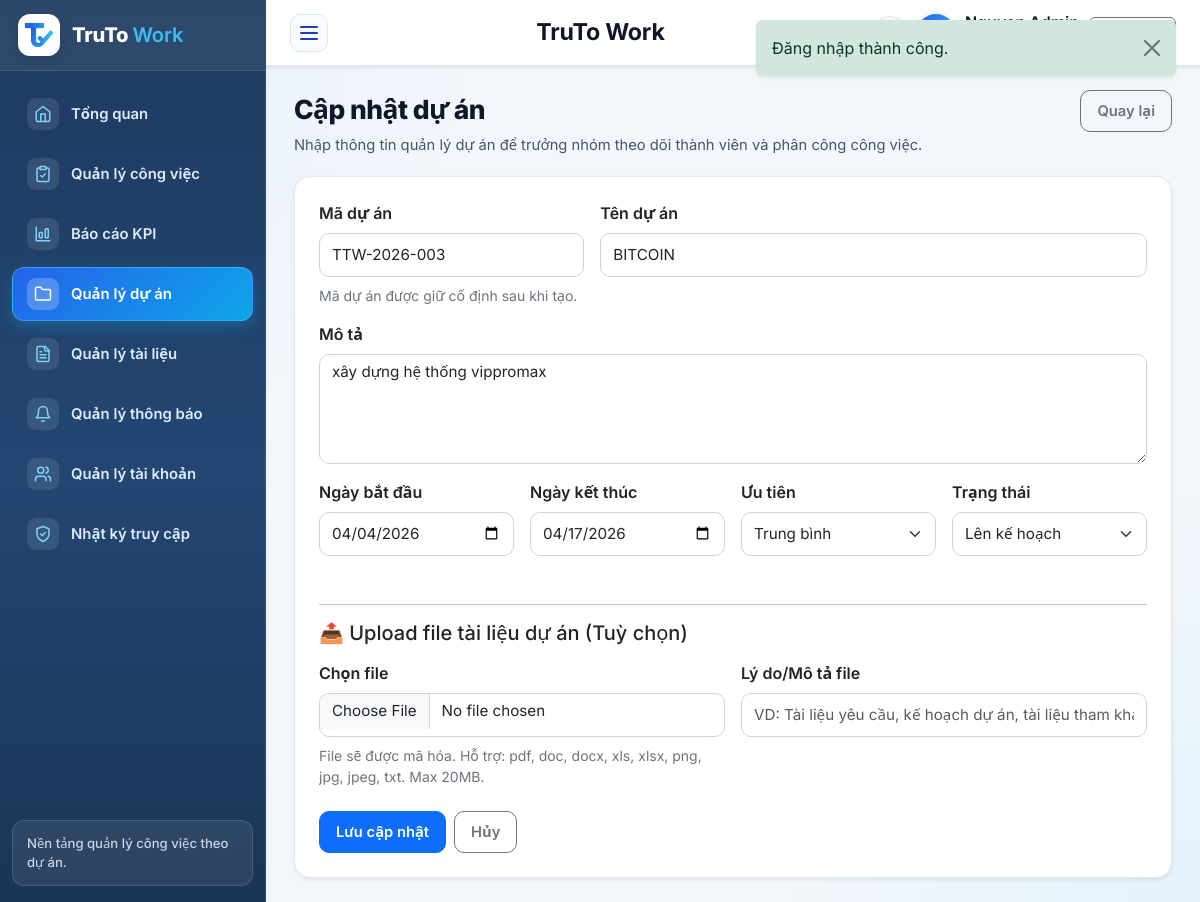
Before: /index.php?route=du_an/edit&id=3 (signed in) with the older database file.
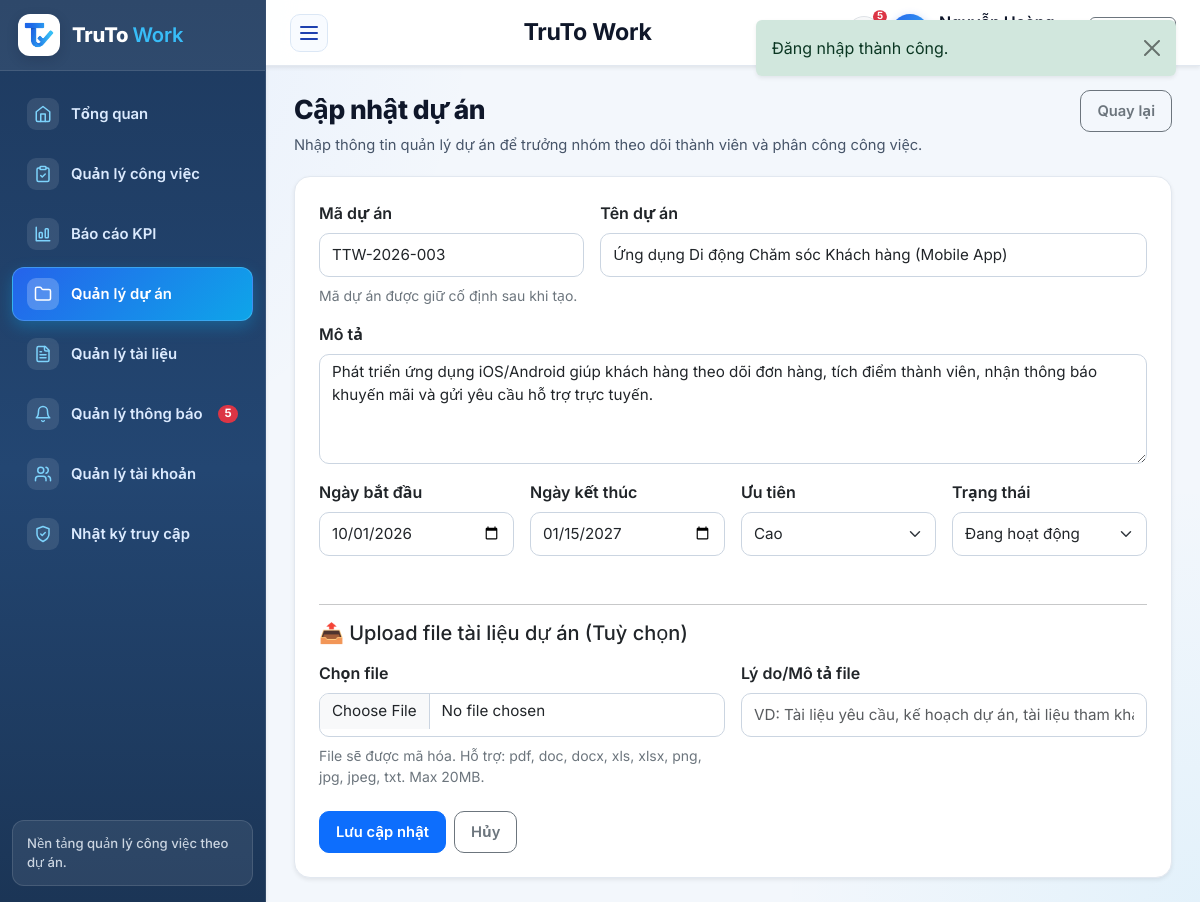
After: the same page with the newer database file.
### tables this page shows
CREATE TABLE `du_an` (
  `id` int(11) NOT NULL AUTO_INCREMENT,
  `code` varchar(50) NOT NULL,
  `name` varchar(150) NOT NULL,
  `description` text DEFAULT NULL,
  `start_date` date DEFAULT NULL,
  `end_date` date DEFAULT NULL,
  `priority` enum('low','medium','high') NOT NULL DEFAULT 'medium',
  `status` enum('planning','active','completed') NOT NULL DEFAULT 'active',
  `created_by` int(11) NOT NULL,
  `created_at` datetime NOT NULL,
  PRIMARY KEY (`id`),
  UNIQUE KEY `code` (`code`),
  KEY `fk_du_an_created_by` (`created_by`),
  CONSTRAINT `fk_du_an_created_by` FOREIGN KEY (`created_by`) REFERENCES `tai_khoan` (`id`)
);

### app/core/BaseController.php (called while the page is built, shortened)
<?php
abstract class BaseController
{
    protected function render(string $view, array $data = [], string $title = APP_NAME): void
    {
        extract($data);
        $viewFile = VIEW_PATH . '/' . $view . '.php';
        require $viewFile;
        $content = ob_get_clean();
        require VIEW_PATH . '/layouts/main.php';
    }
}

### app/controllers/ProjectController.php (called while the page is built, shortened)
<?php
class ProjectController extends BaseController
{
    public function edit(int $id): void
    {
        $model = new Project();
        $project = $model->find($id);
        $this->render('du_an/form', [
            'project' => $project,
            'generatedCode' => $project['code'] ?? '',
            'validationError' => null,
        ], 'Cập nhật dự án');
    }
}

### index.php (called while the page is built, shortened)
<?php
require __DIR__ . '/public/index.php';

### app/bootstrap.php (called while the page is built, shortened)
<?php
spl_autoload_register(function (string $class): void {
    $prefix = 'App\\';
    $relative = substr($class, strlen($prefix));
    $relativePath = str_replace('\\', '/', $relative);
    $file = APP_PATH . '/' . strtolower(dirname($relativePath)) . '/' . basename($relativePath) . '.php';
});
require APP_PATH . '/core/helpers.php';

### app/core/Database.php (called while the page is built, shortened)
<?php
final class Database
{
    private static ?PDO $instance = null;
    public static function connection(): PDO
    {
        if (self::$instance === null) {
            $dsn = 'mysql:host=' . DB_HOST . ';port=' . DB_PORT . ';dbname=' . DB_NAME . ';charset=utf8';
            try {
                self::$instance = new PDO($dsn, DB_USER, DB_PASS, [
                    PDO::ATTR_ERRMODE => PDO::ERRMODE_EXCEPTION,
                    PDO::ATTR_DEFAULT_FETCH_MODE => PDO::FETCH_ASSOC,
                    PDO::ATTR_EMULATE_PREPARES => false,
                    PDO::MYSQL_ATTR_INIT_COMMAND => 'SET NAMES utf8 COLLATE utf8_general_ci',
                ]);
                try {
                    self::$instance->exec('SET GLOBAL max_allowed_packet = 67108864');
                } catch (\Throwable $e) {
                }
                try {
                    self::$instance->exec('SET SESSION max_allowed_packet = 67108864');
                } catch (\Throwable $e) {
                }
            } catch (PDOException $exception) {
                http_response_code(500);
                exit('Không thể kết nối MySQL. Kiểm tra lại file app/config/config.php và import CSDL.');
            }
        }
        return self::$instance;
    }
}

### app/models/BaseModel.php (called while the page is built, shortened)
<?php
abstract class BaseModel
{
    public function __construct()
    {
        $this->db = Database::connection();
    }
}

### app/models/Project.php (called while the page is built, shortened)
<?php
class Project extends BaseModel
{
    public function find(int $id): ?array
    {
        $stmt = $this->db->prepare(
            'SELECT p.*, u.name AS creator_name
             FROM du_an p
             LEFT JOIN tai_khoan u ON u.id = p.created_by
             WHERE p.id = :id LIMIT 1'
        );
        $stmt->execute(['id' => $id]);
        return $stmt->fetch() ?: null;
    }
}

### app/core/helpers.php (called while the page is built, shortened)
<?php
function e(?string $value): string
{
    return htmlspecialchars((string) $value, ENT_QUOTES, 'UTF-8');
}
function route_url(string $route, array $params = []): string
{
    $query = array_merge(['route' => $route], $params);
    return 'index.php?' . http_build_query($query);
}
function current_user(): ?array
{
    return Auth::user();
}
function active_menu(string $routePrefix): string
{
    $route = (string) ($_GET['route'] ?? 'dashboard/index');
    return str_starts_with($route, $routePrefix) ? 'is-active' : '';
}

### app/models/User.php (called while the page is built, shortened)
<?php
class User extends BaseModel
{
    public function __construct()
    {
        $this->ensureE2EColumns();
    }
    public function find(int $id): ?array
    {
        $stmt = $this->db->prepare('SELECT * FROM tai_khoan WHERE id = :id LIMIT 1');
        $stmt->execute(['id' => $id]);
        return $stmt->fetch() ?: null;
    }
    private function ensureE2EColumns(): void
    {
        $stmt = $this->db->query("SHOW COLUMNS FROM tai_khoan LIKE 'public_key_jwk'");
    }
}

### app/core/Auth.php (called while the page is built, shortened)
<?php
final class Auth
{
    public static function user(): ?array
    {
        return (new User())->find((int) $_SESSION['user_id']);
    }
}

### app/models/Notification.php (called while the page is built, shortened)
<?php
class Notification extends BaseModel
{
    public function __construct()
    {
        $this->ensureTables();
    }
    public function unreadCount(int $userId): int
    {
        $stmt = $this->db->prepare(
            'SELECT COUNT(*)
             FROM thong_bao_nguoi_nhan r
             INNER JOIN thong_bao n ON n.id = r.notification_id
             WHERE r.user_id = :user_id AND r.is_read = 0'
        );
        $stmt->execute(['user_id' => $userId]);
        return (int) $stmt->fetchColumn();
    }
    public function createNotification(array $data, array $recipientIds): int|false
    {
        $this->db->beginTransaction();
        try {
            $notificationId = (int) $this->db->lastInsertId();
            $this->db->commit();
            return $notificationId;
        } catch (\Throwable $e) {
            if ($this->db->inTransaction()) {
                $this->db->rollBack();
            }
            return false;
        }
    }
    private function ensureTables(): void
    {
        $this->db->exec(
            "CREATE TABLE IF NOT EXISTS thong_bao (
                id INT(11) NOT NULL AUTO_INCREMENT,
                title VARCHAR(255) NOT NULL,
                content TEXT NOT NULL,
                type VARCHAR(50) NOT NULL DEFAULT 'manual',
                scope VARCHAR(30) NOT NULL DEFAULT 'project',
                project_id INT(11) DEFAULT NULL,
                task_id INT(11) DEFAULT NULL,
                link_url VARCHAR(255) DEFAULT NULL,
                created_by INT(11) NOT NULL,
                created_at DATETIME NOT NULL,
                updated_at DATETIME NOT NULL,
                PRIMARY KEY (id),
                KEY idx_tb_project (project_id),
                KEY idx_tb_task (task_id),
                KEY idx_tb_created_by (created_by)
            ) ENGINE=InnoDB DEFAULT CHARSET=utf8 COLLATE=utf8_general_ci"
        );
        $this->db->exec(
            "CREATE TABLE IF NOT EXISTS thong_bao_nguoi_nhan (
                id INT(11) NOT NULL AUTO_INCREMENT,
                notification_id INT(11) NOT NULL,
                user_id INT(11) NOT NULL,
                is_read TINYINT(1) NOT NULL DEFAULT 0,
                read_at DATETIME DEFAULT NULL,
                created_at DATETIME NOT NULL,
                PRIMARY KEY (id),
                UNIQUE KEY uniq_notif_user (notification_id, user_id),
                KEY idx_tbnn_user (user_id),
                KEY idx_tbnn_notif (notification_id),
                CONSTRAINT fk_tbnn_notif FOREIGN KEY (notification_id) REFERENCES thong_bao (id) ON DELETE CASCADE,
                CONSTRAINT fk_tbnn_user FOREIGN KEY (user_id) REFERENCES tai_khoan (id) ON DELETE CASCADE
            ) ENGINE=InnoDB DEFAULT CHARSET=utf8 COLLATE=utf8_general_ci"
        );
        try {
            $count = (int) $this->db->query('SELECT COUNT(*) FROM thong_bao')->fetchColumn();
        } catch (\Throwable $e) {
        }
    }
}

### app/views/du_an/form.php (the view, shortened to what the changed rows need)
<?php $isEdit = !empty($project); ?>
<div class="card border-0 shadow-sm">
    <div class="card-body p-4">
        <form id="project_form" method="post" enctype="multipart/form-data" action="<?= e($isEdit ? route_url('du_an/update', ['id' => $project['id']]) : route_url('du_an/store')) ?>">
            <div class="row g-3">
                <div class="col-md-8">
                    <label class="form-label fw-semibold">Tên dự án</label>
                    <input class="form-control" name="name" required value="<?= e($project['name'] ?? '') ?>">
                </div>
                <div class="col-12">
                    <label class="form-label fw-semibold">Mô tả</label>
                    <textarea class="form-control" rows="4" name="description"><?= e($project['description'] ?? '') ?></textarea>
                </div>
                <div class="col-md-3">
                    <label class="form-label fw-semibold">Ngày bắt đầu</label>
                    <input type="date" class="form-control" id="project_start_date" name="start_date" value="<?= e($project['start_date'] ?? '') ?>">
                </div>
                <div class="col-md-3">
                    <label class="form-label fw-semibold">Ngày kết thúc</label>
                    <input type="date" class="form-control" id="project_end_date" name="end_date" value="<?= e($project['end_date'] ?? '') ?>">
                </div>
                <div class="col-md-3">
                    <label class="form-label fw-semibold">Ưu tiên</label>
                    <select class="form-select" name="priority">
                        <option value="medium" <?= (($project['priority'] ?? 'medium') === 'medium') ? 'selected' : '' ?>>Trung bình</option>
                        <option value="high" <?= (($project['priority'] ?? 'medium') === 'high') ? 'selected' : '' ?>>Cao</option>
                    </select>
                </div>
                <div class="col-md-3">
                    <label class="form-label fw-semibold">Trạng thái</label>
                    <select class="form-select" name="status">
                        <option value="planning" <?= (($project['status'] ?? 'active') === 'planning') ? 'selected' : '' ?>>Lên kế hoạch</option>
                        <option value="active" <?= (($project['status'] ?? 'active') === 'active') ? 'selected' : '' ?>>Đang hoạt động</option>
                    </select>
                </div>
            </div>
        </form>
    </div>
</div>

### app/views/layouts/main.php (shortened to what the changed rows need)
<?php
$authUser = current_user();
$currentRoute = (string) ($_GET['route'] ?? ($authUser ? 'dashboard/index' : 'home/index'));
$isPublicPage = !$authUser && str_starts_with($currentRoute, 'home/');
$isLoginPage = !$authUser && str_starts_with($currentRoute, 'auth/');
$unreadNotifCount = 0;
if ($authUser) {
    try {
        $unreadNotifCount = (new \App\Models\Notification())->unreadCount((int) $authUser['id']);
    } catch (\Throwable $e) {
        $unreadNotifCount = 0;
    }
}
?>
<!doctype html>
<html lang="vi">
<head>
    <link href="https://cdn.jsdelivr.net/npm/bootstrap@5.3.3/dist/css/bootstrap.min.css" rel="stylesheet">
    <link href="assets/css/app.css?v=20261025v6" rel="stylesheet">
</head>
<body>
<?php if ($isPublicPage): ?>
    <div class="public-site-shell">
        <header class="public-header">
            <div class="public-container public-header-inner">
                <a class="brand-public" href="<?= e(route_url('home/index')) ?>">
                    <span class="brand-public-mark">
                        <img src="assets/images/logo-icon.png" alt="TruTo Work">
                    </span>
                    <span>
                        <strong>TruTo <span class="text-primary fw-semibold">Work</span></strong>
                        <small>Quản lý công việc theo dự án</small>
                    </span>
                </a>
                <nav class="public-nav">
                    <a class="<?= $currentRoute === 'home/index' ? 'is-active' : '' ?>" href="<?= e(route_url('home/index')) ?>">Trang chủ</a>
                    <a class="<?= $currentRoute === 'home/about' ? 'is-active' : '' ?>" href="<?= e(route_url('home/about')) ?>">Giới thiệu</a>
                    <a href="<?= e(route_url('auth/login')) ?>">Đăng nhập</a>
                </nav>
            </div>
        </header>
        <main class="public-main">
            <div class="public-container">
                <?= $content ?>
            </div>
        </main>
        <footer class="public-footer">
            <div class="public-container public-footer-inner">
                <span>TruTo Work</span>
            </div>
        </footer>
    </div>
<?php else: ?>
    <div class="app-shell">
        <aside class="sidebar shadow-sm">
            <nav class="sidebar-menu">
                <?php $notifMenuTitle = in_array($authUser['role'], ['manager', 'admin'], true) ? 'Quản lý thông báo' : 'Xem thông báo'; ?>
                <a class="menu-link <?= e(active_menu('thong_bao/')) ?>"
                   href="<?= e(route_url('thong_bao/index')) ?>"
                   data-short-label="TB"
                   title="<?= e($notifMenuTitle) ?>">
                    <span class="menu-icon" aria-hidden="true">
                        <svg xmlns="http://www.w3.org/2000/svg" width="18" height="18" viewBox="0 0 24 24" fill="none" stroke="currentColor" stroke-width="2" stroke-linecap="round" stroke-linejoin="round"><path d="M6 8a6 6 0 0 1 12 0c0 7 3 9 3 9H3s3-2 3-9"/><path d="M10.3 21a1.94 1.94 0 0 0 3.4 0"/></svg>
                    </span>
                    <span class="menu-text flex-grow-1"><?= e($notifMenuTitle) ?></span>
                    <?php if ($unreadNotifCount > 0): ?>
                        <span class="badge rounded-pill text-bg-danger menu-badge"><?= e((string) $unreadNotifCount) ?></span>
                    <?php endif; ?>
                </a>
            </nav>
        </aside>
        <div class="main-shell">
            <header class="topbar shadow-sm">
                <div class="topbar-user">
                    <a class="btn btn-light border position-relative p-0 d-inline-flex align-items-center justify-content-center rounded-circle"
                       style="width: 34px; height: 34px; min-height: 34px;"
                       href="<?= e(route_url('thong_bao/index', ['tab' => 'inbox'])) ?>"
                       title="Thông báo của bạn"
                       aria-label="Thông báo của bạn">
                        <?php if ($unreadNotifCount > 0): ?>
                            <span class="position-absolute top-0 start-100 translate-middle badge rounded-pill text-bg-danger"
                                  style="font-size: 0.62rem; padding: 0.18em 0.4em;">
                                <?= e($unreadNotifCount > 99 ? '99+' : (string) $unreadNotifCount) ?>
                            </span>
                        <?php endif; ?>
                    </a>
                </div>
            </header>
            <main class="content-shell">
                <?= $content ?>
            </main>
        </div>
    </div>
<?php endif; ?>
</body>
</html>

Changed rows visible on the page:
changed du_an: name "BITCOIN" → "Ứng dụng Di động Chăm sóc Khách hàng (Mobile App)"; description "xây dựng hệ thống vippromax" → "Phát triển ứng dụng iOS/Android giúp khách hàng theo dõi đơn hàng, tích điểm thành viên, nhận thông báo khuyến mãi và gửi yêu cầu hỗ trợ trực tuyến."; start_date "04/04/2026" → "10/01/2026"; end_date "04/17/2026" → "01/15/2027"; priority "Trung bình" → "Cao"; status "Lên kế hoạch" → "Đang hoạt động"
Other visible differences:
$unreadNotifCount: (not shown) → "5"
$unreadNotifCount > 99 ? '99+' : (string) $unreadNotifCount: (not shown) → "5"
